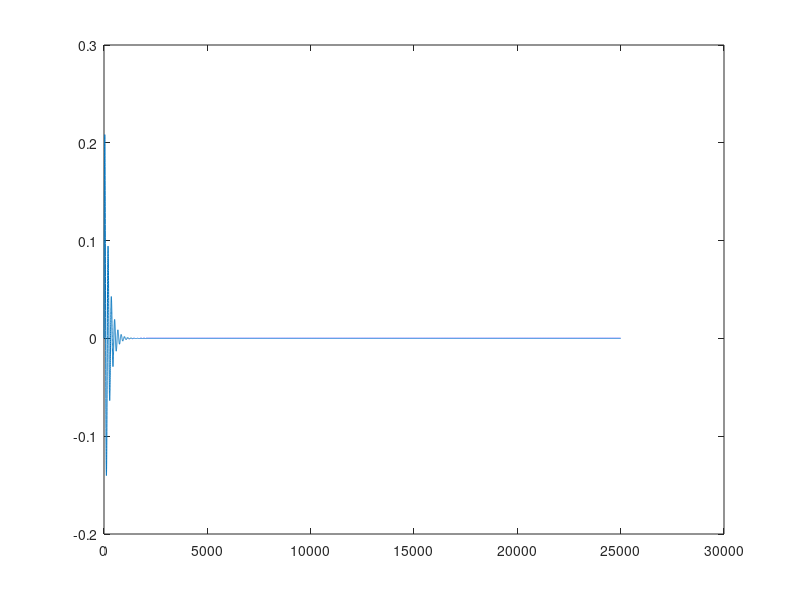

MATLAB code for this plot: (Note: this script raises an error after producing the figure.)
% ======================== Practice Exam =============================
clear all; clc;close all;
s=tf('s');
H3=s/(s^2+s+16);
pzmap(H3)
y3=step(H3,0:0.01:250);
plot(y3)
%% open loop response
clear all;close all;clc;
s=tf('s');
H=(0.5*(2*s+1))/(s^2*(s^2+0.4*s+4));
[Gm,Pm,Wg,Wp] = margin(H);
Gmdb=20*log10(Gm);
K=10^((Gmdb-5)/20)
[MAG,PHASE]=bode(feedback(H*K,1));
max(20*log10(MAG))
%% State space
clear all;clc;close all;
M1=11;
M2=1000;
K1=46000;
K2=8000;
B=2600;
a=[0,   1,   0,  0;...
  -(K1+K2)/M1, -B/M1, K2/M1, B/M1;...
  0, 0, 0, 1;...
  K2/M2, B/M2, -K2/M2, -B/M2];
b=[0; K1; 0; 0];
c= [0, 0, 1, 0;...
    K2/M2, B/M2, -K2/M2, -B/M2];
d=[0;0];
SYS=ss(a,b,c,d)
%% Root locus
clear all;clc;close all;
s=tf('s');
K=1;
Kr=0.8;
inside=feedback(K*20/((s+1)*(s+4)),Kr);
zpk(inside)
inside2=inside*1/s;
total=feedback(inside2,1);
total.num{1}
total.den{1}
%

% Settling time
t=0:0.001:50;
y=step(total,t);
lsiminfo(y,t,'SettlingTimeThreshold',0.05)